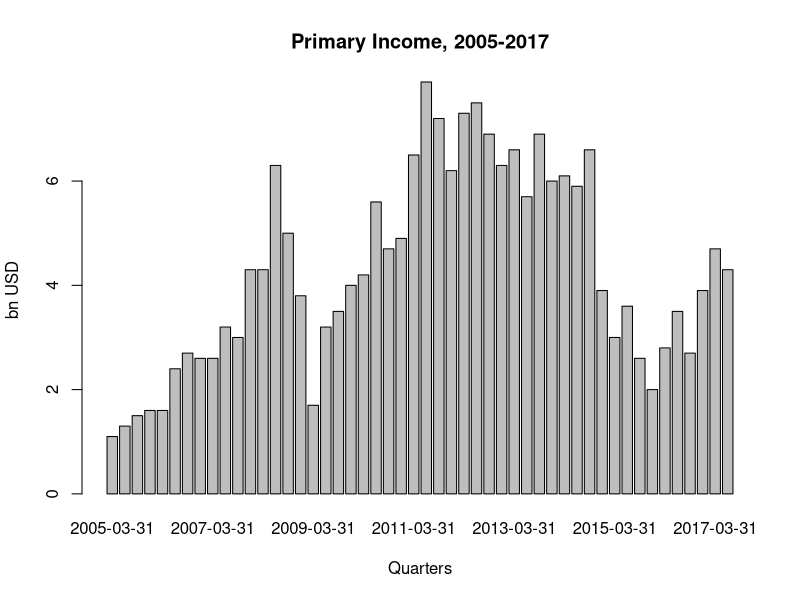

Recreate this plot in R.
install.packages("plyr")
library(plyr)
Primary.Income <- read.csv("Primary.Income.csv")
Secondary.Income <- read.csv("Secondary.Income.csv")
Service.Export <- read.csv("Service.Export.csv")
Service.Import <- read.csv("Service.Import.csv")
Trade.Export <- read.csv("Trade.Export.csv")
Trade.Import <- read.csv("Trade.Import.csv")
BOPData <- join(Primary.Income,Secondary.Income, by=c("EoP","Period","Trend"))
BOPData$Avg..Urals....bbl <- NULL
Oildata <- join(Trade.Export, Trade.Import, by=c("EoP","Period","Trend"))
Oildata$Trade.export...bn <- Oildata$Trade.import...bn <- NULL
BOPData$EoP <- as.Date(BOPData$EoP, "%m/%d/%y")
barplot(BOPData$Primary.income...bn, main="Primary Income, 2005-2017", xlab="Quarters", ylab="bn USD", names.arg=c(BOPData$EoP))
